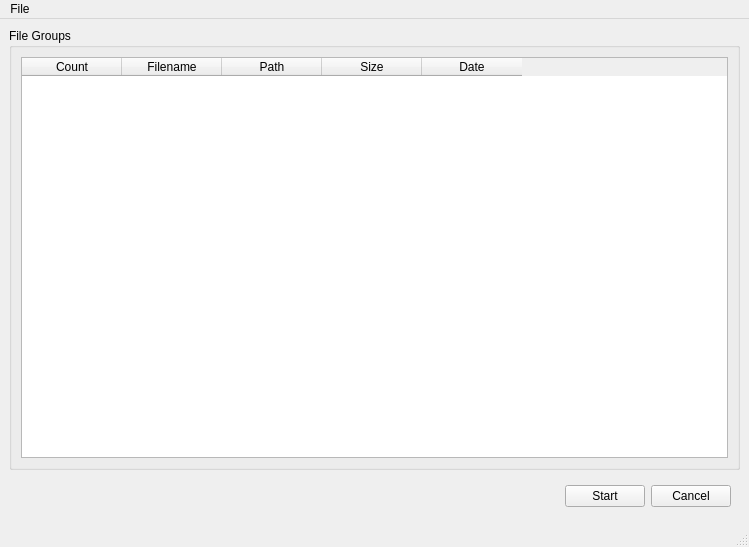
<?xml version="1.0" encoding="UTF-8"?>
<ui version="4.0">
 <class>MainWindow</class>
 <widget class="QMainWindow" name="MainWindow">
  <property name="geometry">
   <rect>
    <x>0</x>
    <y>0</y>
    <width>749</width>
    <height>547</height>
   </rect>
  </property>
  <property name="windowTitle">
   <string>MainWindow</string>
  </property>
  <widget class="QWidget" name="centralwidget">
   <layout class="QGridLayout" name="gridLayout_3">
    <item row="0" column="0">
     <widget class="QGroupBox" name="groupBox">
      <property name="title">
       <string>File Groups</string>
      </property>
      <layout class="QGridLayout" name="gridLayout_2">
       <item row="0" column="0">
        <widget class="QTableWidget" name="tableWidget">
         <property name="columnCount">
          <number>5</number>
         </property>
         <column>
          <property name="text">
           <string>Count</string>
          </property>
         </column>
         <column>
          <property name="text">
           <string>Filename</string>
          </property>
         </column>
         <column>
          <property name="text">
           <string>Path</string>
          </property>
         </column>
         <column>
          <property name="text">
           <string>Size</string>
          </property>
         </column>
         <column>
          <property name="text">
           <string>Date</string>
          </property>
         </column>
        </widget>
       </item>
      </layout>
     </widget>
    </item>
    <item row="1" column="0">
     <widget class="QWidget" name="widget" native="true">
      <layout class="QGridLayout" name="gridLayout">
       <item row="0" column="0">
        <spacer name="horizontalSpacer">
         <property name="orientation">
          <enum>Qt::Horizontal</enum>
         </property>
         <property name="sizeHint" stdset="0">
          <size>
           <width>548</width>
           <height>20</height>
          </size>
         </property>
        </spacer>
       </item>
       <item row="0" column="1">
        <widget class="QPushButton" name="pushButtonStart">
         <property name="text">
          <string>Start</string>
         </property>
        </widget>
       </item>
       <item row="0" column="2">
        <widget class="QPushButton" name="pushButtonCancel">
         <property name="text">
          <string>Cancel</string>
         </property>
        </widget>
       </item>
      </layout>
     </widget>
    </item>
   </layout>
  </widget>
  <widget class="QMenuBar" name="menubar">
   <property name="geometry">
    <rect>
     <x>0</x>
     <y>0</y>
     <width>749</width>
     <height>22</height>
    </rect>
   </property>
   <widget class="QMenu" name="menuFile">
    <property name="title">
     <string>File</string>
    </property>
    <addaction name="actionOpen"/>
   </widget>
   <addaction name="menuFile"/>
  </widget>
  <widget class="QStatusBar" name="statusbar"/>
  <action name="actionOpen">
   <property name="text">
    <string>Open...</string>
   </property>
   <property name="shortcut">
    <string>Ctrl+O</string>
   </property>
  </action>
 </widget>
 <resources/>
 <connections/>
</ui>
